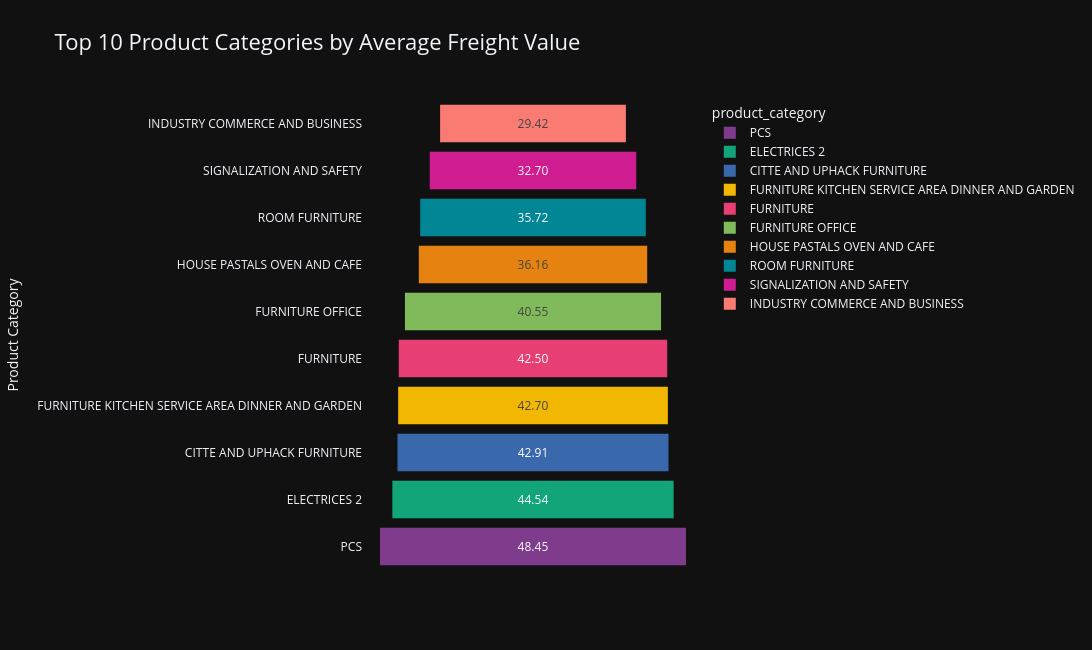

The cell this chart's notebook holds for it:
### Markdown cell above
### 20. Calculate the average freight value for each product category and identify categories with higher shipping costs.

### Code cell
query = """
SELECT upper(p.product_category), ROUND(AVG(oi.freight_value),2) AS avg_freight_value
FROM products p
JOIN orders_items oi
ON p.product_id = oi.product_id
GROUP BY p.product_category
ORDER BY avg_freight_value DESC;
"""
cur.execute(query)
data = cur.fetchall()

df = pd.DataFrame(data, columns=["product_category","freight_value"]).head(10)

import plotly.express as px

df = df.sort_values("freight_value", ascending=False)

fig = px.funnel(
    df,
    y="product_category",
    x="freight_value",
    color="product_category",
    color_discrete_sequence=px.colors.qualitative.Bold,
    title="Top 10 Product Categories by Average Freight Value"
)

fig.update_traces(
    texttemplate="%{x:.2f}",
    textposition="inside",
    hovertemplate="<b>%{y}</b><br>Average Freight Value: %{x:.2f}<extra></extra>"
)

fig.update_layout(
    width=1100,
    height=650,
    template="plotly_dark",
    title=dict(
        text="Top 10 Product Categories by Average Freight Value",
        font=dict(size=22)
    ),
    xaxis_title="Average Freight Value",
    yaxis_title="Product Category"
)

fig.show()

### Figure 1 — Plotly figure (JSON) as saved in the notebook; plotly's stock layout.template omitted (floating-point values rounded to 4 significant figures)
{"data": [{"hovertemplate": "<b>%{y}</b><br>Average Freight Value: %{x:.2f}<extra></extra>", "legendgroup": "PCS", "marker": {"color": "rgb(127, 60, 141)"}, "name": "PCS", "orientation": "h", "showlegend": true, "textposition": "inside", "texttemplate": "%{x:.2f}", "type": "funnel", "x": [48.45], "xaxis": "x", "y": ["PCS"], "yaxis": "y"}, {"hovertemplate": "<b>%{y}</b><br>Average Freight Value: %{x:.2f}<extra></extra>", "legendgroup": "ELECTRICES 2", "marker": {"color": "rgb(17, 165, 121)"}, "name": "ELECTRICES 2", "orientation": "h", "showlegend": true, "textposition": "inside", "texttemplate": "%{x:.2f}", "type": "funnel", "x": [44.54], "xaxis": "x", "y": ["ELECTRICES 2"], "yaxis": "y"}, {"hovertemplate": "<b>%{y}</b><br>Average Freight Value: %{x:.2f}<extra></extra>", "legendgroup": "CITTE AND UPHACK FURNITURE", "marker": {"color": "rgb(57, 105, 172)"}, "name": "CITTE AND UPHACK FURNITURE", "orientation": "h", "showlegend": true, "textposition": "inside", "texttemplate": "%{x:.2f}", "type": "funnel", "x": [42.91], "xaxis": "x", "y": ["CITTE AND UPHACK FURNITURE"], "yaxis": "y"}, {"hovertemplate": "<b>%{y}</b><br>Average Freight Value: %{x:.2f}<extra></extra>", "legendgroup": "FURNITURE KITCHEN SERVICE AREA DINNER AND GARDEN", "marker": {"color": "rgb(242, 183, 1)"}, "name": "FURNITURE KITCHEN SERVICE AREA DINNER AND GARDEN", "orientation": "h", "showlegend": true, "textposition": "inside", "texttemplate": "%{x:.2f}", "type": "funnel", "x": [42.7], "xaxis": "x", "y": ["FURNITURE KITCHEN SERVICE AREA DINNER AND GARDEN"], "yaxis": "y"}, {"hovertemplate": "<b>%{y}</b><br>Average Freight Value: %{x:.2f}<extra></extra>", "legendgroup": "FURNITURE", "marker": {"color": "rgb(231, 63, 116)"}, "name": "FURNITURE", "orientation": "h", "showlegend": true, "textposition": "inside", "texttemplate": "%{x:.2f}", "type": "funnel", "x": [42.5], "xaxis": "x", "y": ["FURNITURE"], "yaxis": "y"}, {"hovertemplate": "<b>%{y}</b><br>Average Freight Value: %{x:.2f}<extra></extra>", "legendgroup": "FURNITURE OFFICE", "marker": {"color": "rgb(128, 186, 90)"}, "name": "FURNITURE OFFICE", "orientation": "h", "showlegend": true, "textposition": "inside", "texttemplate": "%{x:.2f}", "type": "funnel", "x": [40.55], "xaxis": "x", "y": ["FURNITURE OFFICE"], "yaxis": "y"}, {"hovertemplate": "<b>%{y}</b><br>Average Freight Value: %{x:.2f}<extra></extra>", "legendgroup": "HOUSE PASTALS OVEN AND CAFE", "marker": {"color": "rgb(230, 131, 16)"}, "name": "HOUSE PASTALS OVEN AND CAFE", "orientation": "h", "showlegend": true, "textposition": "inside", "texttemplate": "%{x:.2f}", "type": "funnel", "x": [36.16], "xaxis": "x", "y": ["HOUSE PASTALS OVEN AND CAFE"], "yaxis": "y"}, {"hovertemplate": "<b>%{y}</b><br>Average Freight Value: %{x:.2f}<extra></extra>", "legendgroup": "ROOM FURNITURE", "marker": {"color": "rgb(0, 134, 149)"}, "name": "ROOM FURNITURE", "orientation": "h", "showlegend": true, "textposition": "inside", "texttemplate": "%{x:.2f}", "type": "funnel", "x": [35.72], "xaxis": "x", "y": ["ROOM FURNITURE"], "yaxis": "y"}, {"hovertemplate": "<b>%{y}</b><br>Average Freight Value: %{x:.2f}<extra></extra>", "legendgroup": "SIGNALIZATION AND SAFETY", "marker": {"color": "rgb(207, 28, 144)"}, "name": "SIGNALIZATION AND SAFETY", "orientation": "h", "showlegend": true, "textposition": "inside", "texttemplate": "%{x:.2f}", "type": "funnel", "x": [32.7], "xaxis": "x", "y": ["SIGNALIZATION AND SAFETY"], "yaxis": "y"}, {"hovertemplate": "<b>%{y}</b><br>Average Freight Value: %{x:.2f}<extra></extra>", "legendgroup": "INDUSTRY COMMERCE AND BUSINESS", "marker": {"color": "rgb(249, 123, 114)"}, "name": "INDUSTRY COMMERCE AND BUSINESS", "orientation": "h", "showlegend": true, "textposition": "inside", "texttemplate": "%{x:.2f}", "type": "funnel", "x": [29.42], "xaxis": "x", "y": ["INDUSTRY COMMERCE AND BUSINESS"], "yaxis": "y"}], "layout": {"height": 650, "legend": {"title": {"text": "product_category"}, "tracegroupgap": 0}, "title": {"font": {"size": 22}, "text": "Top 10 Product Categories by Average Freight Value"}, "width": 1100, "xaxis": {"anchor": "y", "domain": [0, 1], "title": {"text": "Average Freight Value"}}, "yaxis": {"anchor": "x", "categoryarray": ["INDUSTRY COMMERCE AND BUSINESS", "SIGNALIZATION AND SAFETY", "ROOM FURNITURE", "HOUSE PASTALS OVEN AND CAFE", "FURNITURE OFFICE", "FURNITURE", "FURNITURE KITCHEN SERVICE AREA DINNER AND GARDEN", "CITTE AND UPHACK FURNITURE", "ELECTRICES 2", "PCS"], "categoryorder": "array", "domain": [0, 1], "title": {"text": "Product Category"}}}}
